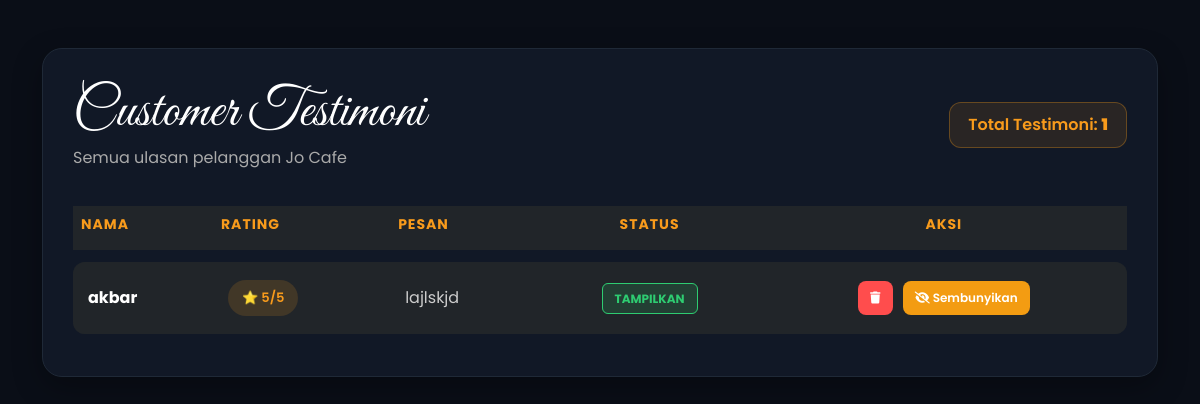
The app's page /TampilanTestimoni.php with its own data.
### tables this page shows
CREATE TABLE `testimoni` (
  `id_testimoni` int(11) NOT NULL,
  `id_admin` int(11) DEFAULT NULL,
  `nama` varchar(100) DEFAULT NULL,
  `id_pelanggan` int(100) NOT NULL,
  `no_telp` varchar(20) DEFAULT NULL,
  `pesan` text DEFAULT NULL,
  `rating` int(11) DEFAULT NULL,
  `status` enum('pending','tampilkan') DEFAULT 'pending',
  `tanggal` date DEFAULT NULL
);

### TampilanTestimoni.php (the view, shortened to what this page needs)
<?php
include_once "../config/koneksi.php";
$url_kembali = "admin.php?page=TampilanTestimoni";
?>
<!DOCTYPE html>
<html lang="id">
<head>
    <link href="https://cdn.jsdelivr.net/npm/bootstrap@5.3.0/dist/css/bootstrap.min.css" rel="stylesheet">
    <link rel="stylesheet" href="https://cdnjs.cloudflare.com/ajax/libs/font-awesome/6.0.0/css/all.min.css">
</head>
<body>
<div class="container py-5">
    <div class="testimoni-wrapper">
        <div class="d-flex justify-content-between align-items-center mb-4 flex-wrap gap-3">
            <div>
                <h1 class="title-cursive mb-0">Customer Testimoni</h1>
                <p style="color:#aaa; margin:0;">Semua ulasan pelanggan Jo Cafe</p>
            </div>
            <div class="testi-total">
                <?php
                $count = mysqli_query($conn, "SELECT id_testimoni FROM testimoni");
                ?>
                Total Testimoni: <strong><?php echo mysqli_num_rows($count); ?></strong>
            </div>
        </div>
        <div class="table-responsive">
            <table class="table table-dark custom-table align-middle">
                <thead>
                    <tr>
                        <th>Nama</th>
                        <th>Rating</th>
                        <th>Pesan</th>
                        <th class="text-center">Status</th>
                        <th class="text-center">Aksi</th>
                    </tr>
                </thead>
                <tbody>
                <?php
                $query_testimoni = mysqli_query($conn, "SELECT * FROM testimoni ORDER BY id_testimoni DESC");
                while($row = mysqli_fetch_assoc($query_testimoni)) {
                    $status_class = ($row['status'] == 'tampilkan') ? 'status-tampilkan' : 'status-pending';
                ?>
                    <tr>
                        <td>
                            <div class="fw-bold text-white">
                                <?= htmlspecialchars($row['nama']); ?>
                            </div>
                        </td>
                        <td>
                            <span class="rating-badge">
                                ⭐ <?= $row['rating']; ?>/5
                            </span>
                        </td>
                        <td style="max-width:350px;">
                            <span style="color:#ccc;">
                                <?= htmlspecialchars($row['pesan']); ?>
                            </span>
                        </td>
                        <td class="text-center">
                            <span class="status-badge <?= $status_class; ?>">
                                <?= strtoupper($row['status']); ?>
                            </span>
                        </td>
                        <td class="text-center">
                            <a href="<?= $url_kembali; ?>&hapus=<?php echo $row['id_testimoni']; ?>"
                               class="btn-action btn-hapus"
                               onclick="return confirm('Hapus testimoni ini secara permanen?')">
                               <i class="fas fa-trash"></i>
                            </a>
                            <?php if($row['status'] == 'pending'): ?>
                                <a href="<?= $url_kembali; ?>&tampilkan=<?php echo $row['id_testimoni']; ?>"
                                   class="btn-action btn-tampilkan"
                                   onclick="return confirm('Tampilkan testimoni ini di halaman utama?')">
                                   <i class="fas fa-eye"></i> Tampilkan
                                </a>
                            <?php else: ?>
                                <a href="<?= $url_kembali; ?>&sembunyikan=<?php echo $row['id_testimoni']; ?>"
                                   class="btn-action btn-sembunyikan"
                                   onclick="return confirm('Sembunyikan testimoni ini dari halaman utama?')">
                                   <i class="fas fa-eye-slash"></i> Sembunyikan
                                </a>
                            <?php endif; ?>
                        </td>
                    </tr>
                <?php } ?>
                </tbody>
            </table>
        </div>
    </div>
</div>
</body>
</html>

### TampilanTestimoni.php (style rules this page uses)
:root { --bg-dark: #0a0e17; --card-dark: #111826; --card-hover: #1c2431; --jo-orange: #f89b1c; --jo-orange-hover: #e08915; --text-light: #ffffff; }
body { background-color: var(--bg-dark); color: white; font-family: 'Poppins', sans-serif; }
.title-cursive { font-family: 'Great Vibes', cursive; font-size: 3.5rem; color: white; }
.testimoni-wrapper { background: var(--card-dark); border: 1px solid #1f2937; border-radius: 20px; padding: 30px; box-shadow: 0 10px 30px rgba(0,0,0,0.3); }
.testi-total { background: rgba(248,155,28,0.1); border: 1px solid rgba(248,155,28,0.3); color: var(--jo-orange); padding: 10px 18px; border-radius: 12px; font-weight: 600; }
.custom-table { margin: 0; border-collapse: separate; border-spacing: 0 12px; }
.custom-table thead th { border: none !important; color: var(--jo-orange) !important; font-size: 14px; text-transform: uppercase; letter-spacing: 1px; padding-bottom: 15px; }
.custom-table tbody tr { background: #1c2128; transition: 0.3s; }
.custom-table td { border: none !important; padding: 18px 15px; vertical-align: middle; }
.custom-table tbody tr td:first-child { border-top-left-radius: 12px; border-bottom-left-radius: 12px; }
.custom-table tbody tr td:last-child { border-top-right-radius: 12px; border-bottom-right-radius: 12px; }
.rating-badge { background: rgba(248,155,28,0.15); color: var(--jo-orange); padding: 8px 14px; border-radius: 30px; font-size: 13px; font-weight: 600; display: inline-block; }
.status-badge { padding: 6px 12px; border-radius: 6px; font-size: 12px; font-weight: bold; }
.status-tampilkan { background: rgba(46, 204, 113, 0.15); color: #2ecc71; border: 1px solid #2ecc71; }
.btn-action { padding: 8px 12px; border-radius: 8px; text-decoration: none; font-size: 12px; font-weight: 600; transition: 0.3s; margin: 0 3px; display: inline-block; }
.btn-hapus { background: #ff4d4d; color: white; border: none; }
.btn-sembunyikan { background: #f39c12; color: white; border: none; }

### records on screen
testimoni: nama "akbar", rating "5", pesan "lajlskjd", status "TAMPILKAN"

### other values on screen
mysqli_num_rows($count) "1"
